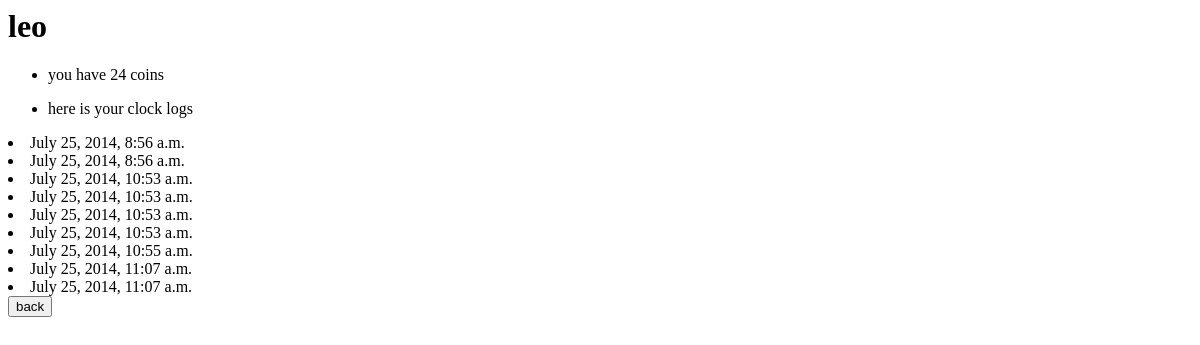
The app's page /user/1/results/, older data.
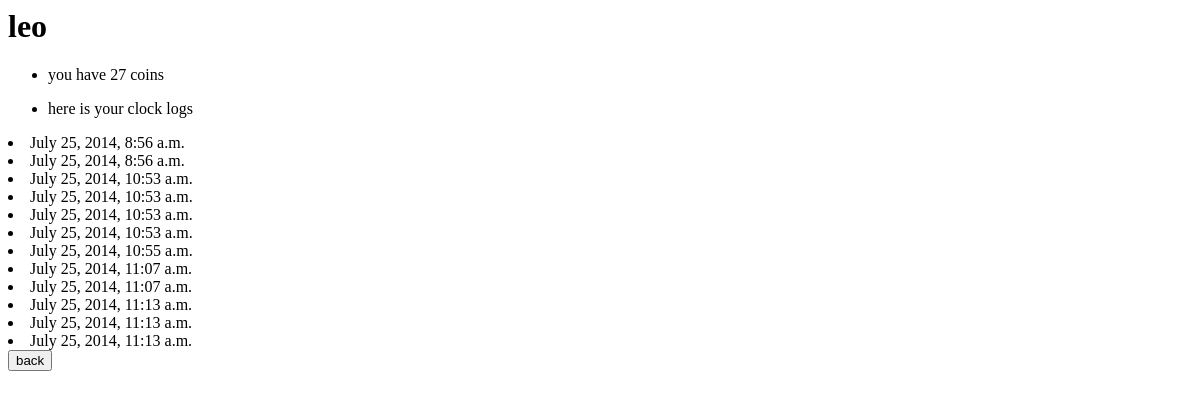
The same page, newer data.
### user/models.py (models this page shows, shortened)
class User(models.Model):
    name = models.CharField(max_length=200)
    level = models.IntegerField(default=1)
    regi_date = models.DateTimeField('registration time')
    coins = models.IntegerField(default=0)
    log_num = models.IntegerField(default=1)
    a = models.IntegerField(default=1)
    b = models.IntegerField(default=2)
    c = models.IntegerField(default=4)
    d = models.IntegerField(default=6)

class Clock(models.Model):
    user = models.ForeignKey(User)
    clock_text = models.CharField(max_length=200)
    clock_date = models.DateTimeField(auto_now=False)

### user/views.py (the view)
# urls.py: url(r'^(?P<user_id>\d+)/results/$',views.results, name= 'results'),
def results(request,user_id):
    user = get_object_or_404(User,pk=user_id)
    return render(request,'user/results.html',{'user':user})

### user/templates/user/results.html (shortened to what this page needs)
<h1>{{ user.name }}</h1>
<ul>
  <li> you have {{user.coins}} coins </li>
</ul>
<ul>
  <li> here is your clock logs</li>
</ul>
<form action="{% url 'user:clock' user.id %}" method="post">
{% for punch in user.clock_set.all %}
  <li>{{punch.clock_date}}</li>
{% endfor %}
<input type="submit" value="back" />
</form>

Row changes from the older to the newer data that the page shows:
changed User "leo": coins "24" → "27"
added Clock: clock_date "July 25, 2014, 11:13 a.m."
added Clock: clock_date "July 25, 2014, 11:13 a.m."
added Clock: clock_date "July 25, 2014, 11:13 a.m."
